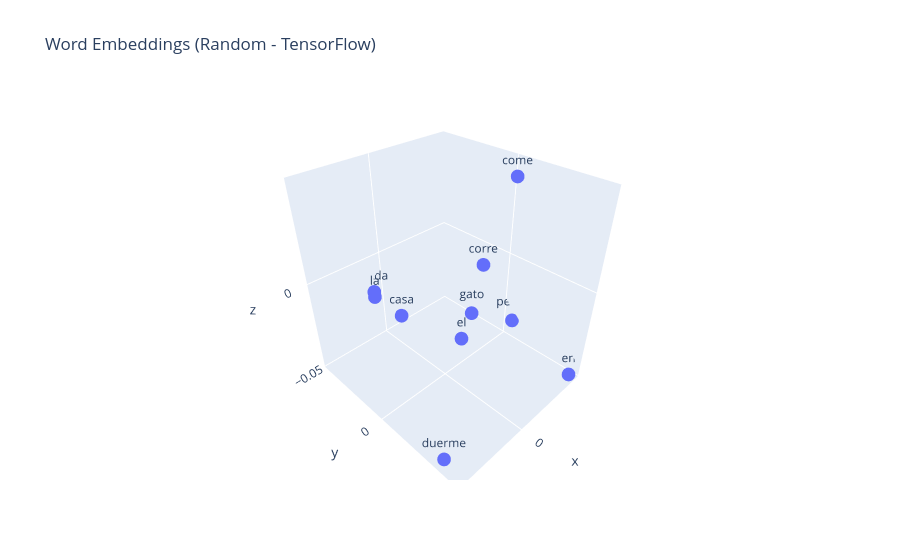

Notebook code cell kept with this figure:
### Code cell
import plotly.express as px
import pandas as pd

all_embeddings = embedding_layer(np.arange(vocab_size)).numpy()

df = pd.DataFrame(all_embeddings, columns=['x', 'y', 'z'])
df['word'] = vocab

fig = px.scatter_3d(df, x='x', y='y', z='z', text='word',
                    title='Word Embeddings (Random - TensorFlow)')
fig.update_traces(marker=dict(size=8), textposition='top center')
fig.show()

### Figure 1 — Plotly figure (JSON) as saved in the notebook; plotly's stock layout.template omitted (floating-point values rounded to 4 significant figures)
{"data": [{"hovertemplate": "x=%{x}<br>y=%{y}<br>z=%{z}<br>word=%{text}<extra></extra>", "legendgroup": "", "marker": {"color": "#636efa", "size": 8, "symbol": "circle"}, "mode": "markers+text", "name": "", "scene": "scene", "showlegend": false, "text": ["el", "la", "gato", "perro", "come", "duerme", "en", "casa", "corre", "nada"], "textposition": "top center", "type": "scatter3d", "x": [-0.01067, 0.03489, -0.02862, -0.04259, -0.0305, 0.03709, -0.04022, -0.003779, -0.03144, 0.007072], "y": [0.0005658, -0.001449, -0.009305, 0.006724, 0.01106, 0.03709, 0.0448, -0.03676, -0.005265, -0.04348], "z": [-0.03365, 0.01397, -0.03329, -0.03696, 0.0463, -0.04461, -0.04762, -0.03645, -0.002975, -0.01888]}], "layout": {"legend": {"tracegroupgap": 0}, "scene": {"domain": {"x": [0, 1], "y": [0, 1]}, "xaxis": {"title": {"text": "x"}}, "yaxis": {"title": {"text": "y"}}, "zaxis": {"title": {"text": "z"}}}, "title": {"text": "Word Embeddings (Random - TensorFlow)"}}}
